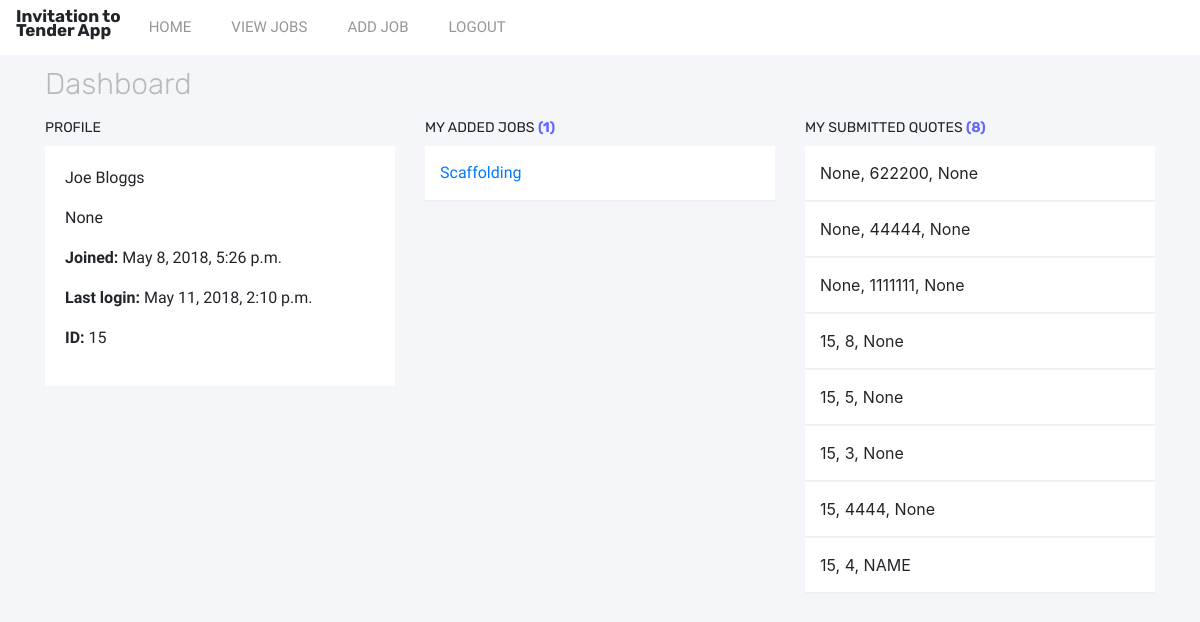
The page / (signed in) on the database as committed earlier.
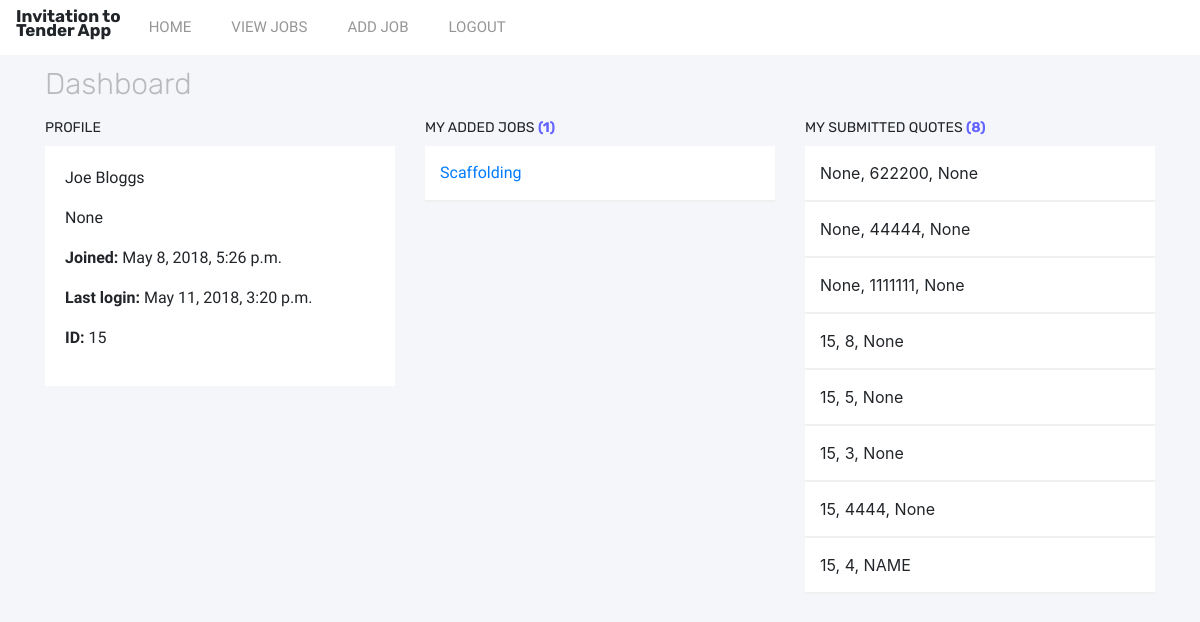
The same page on the database as committed later.
### prototype/models.py (models this page shows, shortened)
class CustomUser(AbstractUser):
    name = models.CharField(blank=True, max_length=255)
    first_name = models.CharField(max_length=100, blank=True)
    second_name = models.CharField(max_length=100, blank=True)
    company = models.ForeignKey('Company', on_delete=models.SET_NULL, null=True)

class Job(models.Model):
    name = models.CharField(max_length=200, help_text="Enter a job name")
    description = models.TextField(max_length=750, help_text="Enter job description", null=True, blank=True)
    value = models.IntegerField(null=True, blank=True, help_text="Enter job value")
    company = models.ForeignKey('Company', on_delete=models.SET_NULL, null=True)
    added = models.DateTimeField(auto_now_add=True)
    region = models.ForeignKey('Region', on_delete=models.SET_NULL, null=True)
    added_by = models.ForeignKey(settings.AUTH_USER_MODEL, on_delete=models.CASCADE, null=True)
    def get_absolute_url(self):
        return reverse('job_detail', args=[str(self.id)])

class Quote(models.Model):
    job = models.ForeignKey('Job', on_delete=models.SET_NULL, null=True)
    job_name = models.CharField(max_length=200, null=True)
    value = models.IntegerField(null=True, blank=True)
    quote_added_by = models.ForeignKey(settings.AUTH_USER_MODEL, on_delete=models.CASCADE, null=True)
    added = models.DateTimeField(auto_now_add=True)
    closing_date = models.DateTimeField("Enter ending date:")

### prototype/views.py (the view)
# urls.py: path('', views.Dashboard.as_view(), name='index'),
class Dashboard(generic.DetailView):
    template_name = 'index.html'
    def get(self, request, *args, **kwargs):
        user = self.request.user
        job_list = Job.objects.filter(added_by__exact=user.id)
        quotes = Quote.objects.filter(quote_added_by__exact=user.id)
        return render(request, self.template_name, {'job_list': job_list, 'user': user, 'quotes': quotes})

### prototype/templates/index.html (shortened to what this page needs)
{% extends 'base.html' %}
{% block content %}
{% if user.is_authenticated %}
<div class="row">
  <div class="col">
    <h1 class="page-title">Dashboard</h1>
  </div>
</div>
<div class="row">
  <div class="col-4">
    <h3 class="panel-title">Profile</h3>
    <div class="dashboard-panel-light">
      <p>{{user.first_name}} {{user.second_name}}</p>
      <p>{{user.company}}</p>
      <p><strong>Joined:</strong> {{user.date_joined}}</p>
      <p><strong>Last login:</strong> {{user.last_login}}</p>
      <p><strong>ID:</strong> {{user.id}}</p>
    </div>
  </div>
  <div class="col-4">
    <h3 class="panel-title">My added jobs <span class="db-counter">({{job_list|length}})</span></h3>
    <div class="dashboard-panel-rows">
      {% if job_list %}
        {% for j in job_list %}
          <a href="{{ j.get_absolute_url }}">
            <div class="panel-row">
              {{j.name}}
            </div>
          </a>
        {% endfor %}
      {% else %}
        <div class="empty-list">
          <p>You have not added any jobs yet. Click <a href="{% url 'add_job' %}">add job</a> to add a new job.</p>
        </div>
      {% endif %}
    </div>
  </div>
  <div class="col-4">
    <h3 class="panel-title">My submitted quotes <span class="db-counter">({{quotes|length}})</span></h3>
    <div class="dashboard-panel-rows">
      {% if quotes %}
        {% for q in quotes %}
          <div class="panel-row">
            {{q.job_id}}, {{q.value}}, {{q.job_name}}
          </div>
        {% endfor %}
      {% else %}
        <div class="empty-list">
          <p>You have not added any quotes yet. To add a quote, view a job and click submit quote.</p>
        </div>
      {% endif %}
    </div>
  </div>
</div>
{% endif %}
{% endblock %}

### prototype/templates/base.html (shortened to what this page needs)
<!DOCTYPE html>
<html lang="en">
<head>
  <link rel="stylesheet" href="https://stackpath.bootstrapcdn.com/bootstrap/4.0.0/css/bootstrap.min.css">
  {% load staticfiles %}
  <link rel="stylesheet" href="{% static 'css/base.css' %}">
</head>
<body>
  {% include "header.html" %}
  <div class="container">
    <div class="row">
      <div class="col">
      </div>
    </div>
      {% block content %}
      {% endblock content %}
    <div class="row">
      <div class="col">
      </div>
    </div>
  </div>
</body>
</html>

### prototype/templates/header.html (shortened to what this page needs)
{% block header %}
<nav class="navbar sticky-top navbar-expand-lg header-shadow">
    <h2 class="head-logo">Invitation to<br>Tender App</h2>
  <div class="collapse navbar-collapse" id="navbarNav">
    <ul class="navbar-nav">
      <li class="nav-item">
        <a class="nav-link" href="{% url 'index' %}">Home</a>
      </li>
      {% if user.is_authenticated %}
      <li class="nav-item">
        <a class="nav-link" href="{% url 'view_jobs' %}">View jobs</a>
      </li>
      <li class="nav-item">
        <a class="nav-link" href="{% url 'add_job' %}">Add job</a>
      </li>
      <li class="nav-item">
        <a class="nav-link" href="{% url 'logout' %}">Logout</a>
      </li>
      {% endif %}
    </ul>
  </div>
</nav>
{% endblock %}

### prototype/static/css/base.css (style rules this page uses)
h1, h2, h3, h4, h5, h6 { font-family: 'Rubik'; }
p, a, ul, li { font-family: 'Libre Franklin'; }
.navbar { background-color: rgb(255,255,255); border-color: #E7E7E7; margin-bottom: 10px; }
.nav-link { margin-left: 12px; margin-right: 12px; color: rgb(150,150,150); text-transform: uppercase; font-size: 15px; }
body { background-color: rgb(245,246,249); }
h1.page-title { color: rgb(185,186,189); font-weight: 300; font-size: 30px; }
.db-counter { font-weight: 700; color: rgb(100,100,255); }
h2.head-logo { font-size: 17px; font-weight: 700; line-height: 14px; margin-right: 8px; }
h3.panel-title { font-size: 14px; font-weight: 400; text-transform: uppercase; margin: 10px 0px; }
div.dashboard-panel-light { background-color: rgb(255,255,255); padding: 20px; }
div.dashboard-panel-rows { background-color: rgb(255,255,255); }
.panel-row { padding: 15px 15px; border-bottom: solid 2px rgb(240,240,240); transition: background-color .25s; }

Rows that differ between the two databases and show on the page:
changed CustomUser "Joe": last_login "May 11, 2018, 2:10 p.m." → "May 11, 2018, 3:20 p.m."
